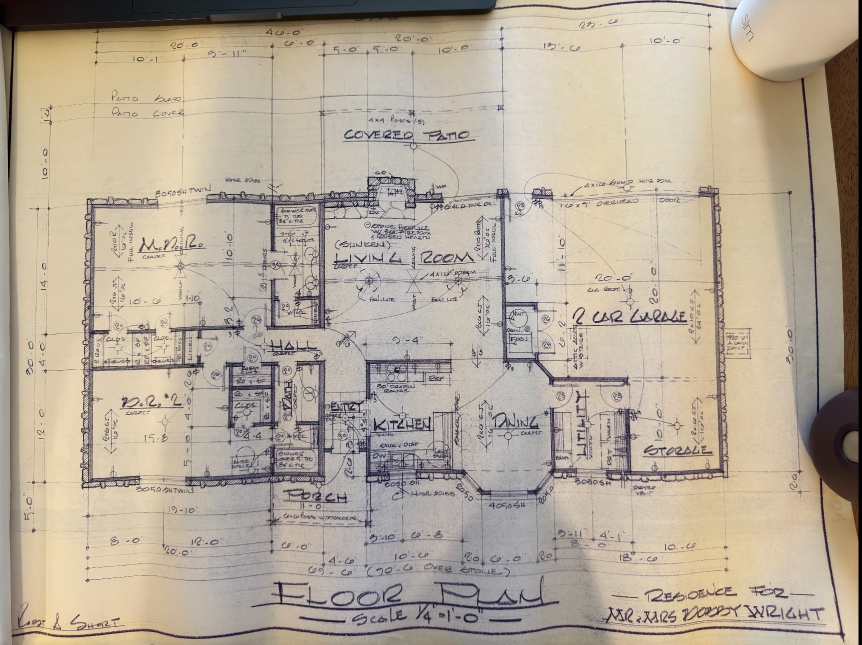
#> input picture geometry-service/tests/fixtures/wright-residence.jpg, 1723 x 1290 px (shown at 1/2 size)
$ python -i preprocess.py   (imports and definitions only)
#> lines starting #> are read from the running program, lines starting #| are printed output that depends on the picture; after the words box and inside, x2 and y2 are one past the last pixel; in counts of white or black regions, pixels touching at a corner belong together
"""Image preprocessing for vision-LLM floor plan analysis.

Pipeline: crop-to-paper (removes desk/mouse/margin dead space so Claude's
normalized coords anchor to the actual drawing) → downscale → CLAHE contrast.
The crop is a best-effort largest-bright-quad detector; if it can't find a
confident paper rectangle it falls back to the original image so a bad crop
never makes things worse.
"""
from __future__ import annotations

import logging

import cv2
import numpy as np

logger = logging.getLogger(__name__)


def prepare_image_for_vision(
    img: np.ndarray, *, max_long_edge: int = 2048
) -> np.ndarray:
    """Crop to paper, downscale, and contrast-normalize a floor plan image."""
    img = _crop_to_paper(img)

    h, w = img.shape[:2]
    long_edge = max(h, w)
    if long_edge > max_long_edge:
        scale = max_long_edge / long_edge
        new_w = round(w * scale)
        new_h = round(h * scale)
        img = cv2.resize(img, (new_w, new_h), interpolation=cv2.INTER_AREA)

    # CLAHE on the luminance channel preserves color while boosting local contrast.
    lab = cv2.cvtColor(img, cv2.COLOR_BGR2LAB)
    l, a, b = cv2.split(lab)
    clahe = cv2.createCLAHE(clipLimit=2.5, tileGridSize=(8, 8))
    l = clahe.apply(l)
    lab = cv2.merge((l, a, b))
    return cv2.cvtColor(lab, cv2.COLOR_LAB2BGR)


def _crop_to_paper(img: np.ndarray) -> np.ndarray:
    """Best-effort: detect the paper rectangle in the photo and crop+warp to it.

    Returns the original image unchanged if no confident quadrilateral is found.
    """
    h, w = img.shape[:2]
    gray = cv2.cvtColor(img, cv2.COLOR_BGR2GRAY)

    # Blur + Otsu threshold separates bright paper from darker desk/background.
    blurred = cv2.GaussianBlur(gray, (9, 9), 0)
    _, thresh = cv2.threshold(blurred, 0, 255, cv2.THRESH_BINARY + cv2.THRESH_OTSU)

    # Morphological close to seal small gaps (mouse shadow edges, fold lines).
    kernel = cv2.getStructuringElement(cv2.MORPH_RECT, (15, 15))
    closed = cv2.morphologyEx(thresh, cv2.MORPH_CLOSE, kernel)

    contours, _ = cv2.findContours(closed, cv2.RETR_EXTERNAL, cv2.CHAIN_APPROX_SIMPLE)
    if not contours:
        logger.info("crop: no contours found, keeping original")
        return img

    image_area = h * w
    largest = max(contours, key=cv2.contourArea)
    paper_area = cv2.contourArea(largest)
    if paper_area < 0.35 * image_area:
        # Paper should fill at least ~35% of the frame in any reasonable scan.
        logger.info("crop: largest contour too small, keeping original")
        return img
    if paper_area > 0.97 * image_area:
        # Already fills the frame — a warp would only shave pixels and distort.
        logger.info("crop: paper already fills frame, keeping original")
        return img

    # Approximate to a polygon and require ~quadrilateral.
    peri = cv2.arcLength(largest, True)
    approx = cv2.approxPolyDP(largest, 0.02 * peri, True)
    if len(approx) != 4:
        logger.info("crop: largest contour has %d corners, keeping original", len(approx))
        return img

    quad = _order_quad(approx.reshape(4, 2).astype(np.float32))
    (tl, tr, br, bl) = quad
    target_w = int(max(np.linalg.norm(br - bl), np.linalg.norm(tr - tl)))
    target_h = int(max(np.linalg.norm(tr - br), np.linalg.norm(tl - bl)))
    if target_w < 400 or target_h < 400:
        logger.info("crop: target size %dx%d too small, keeping original", target_w, target_h)
        return img

    dst = np.array(
        [[0, 0], [target_w - 1, 0], [target_w - 1, target_h - 1], [0, target_h - 1]],
        dtype=np.float32,
    )
    matrix = cv2.getPerspectiveTransform(quad, dst)
    warped = cv2.warpPerspective(img, matrix, (target_w, target_h))
    logger.info("crop: warped %dx%d -> %dx%d", w, h, target_w, target_h)
    return warped


def _order_quad(pts: np.ndarray) -> np.ndarray:
    """Order 4 points as top-left, top-right, bottom-right, bottom-left."""
    # Top-left has smallest sum, bottom-right has largest sum.
    # Top-right has smallest diff (x - y), bottom-left has largest diff.
    s = pts.sum(axis=1)
    d = np.diff(pts, axis=1).ravel()
    return np.array(
        [
            pts[np.argmin(s)],
            pts[np.argmin(d)],
            pts[np.argmax(s)],
            pts[np.argmax(d)],
        ],
        dtype=np.float32,
    )

>>> import cv2
>>> picture = cv2.imread('../tests/fixtures/wright-residence.jpg')
#> picture is the input picture: shape (1290, 1723, 3); mean B, G, R 153.4, 169.6, 181.4
>>> result = prepare_image_for_vision(picture)
#> in _crop_to_paper, `gray = cv2.cvtColor(img, cv2.COLOR_BGR2GRAY)`:
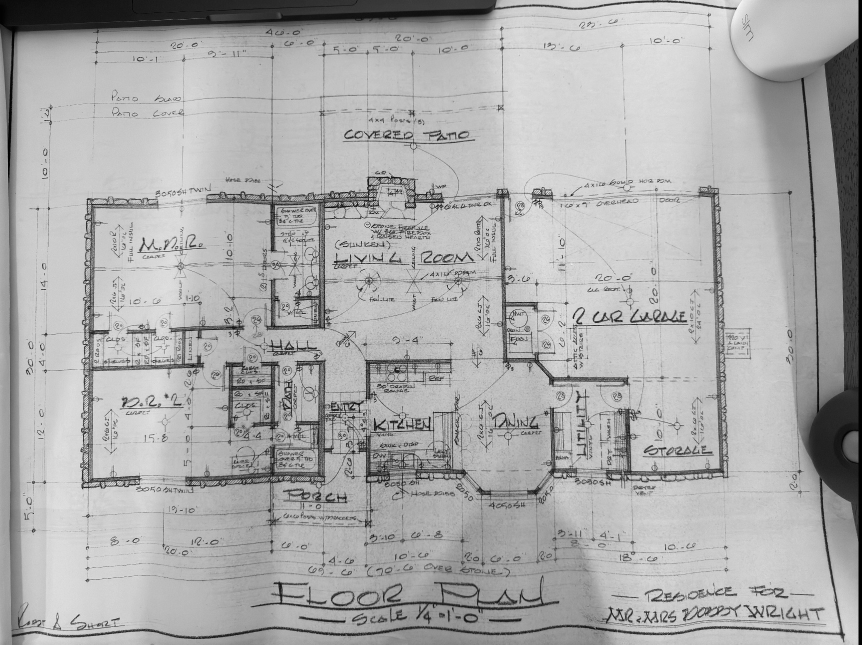
#> gray: shape (1290, 1723) (shown at 1/2 size); min 0, max 250, mean 171.3
#> in _crop_to_paper, `_, thresh = cv2.threshold(blurred, 0, 255, cv2.THRESH_BINARY + cv2.THR..`:
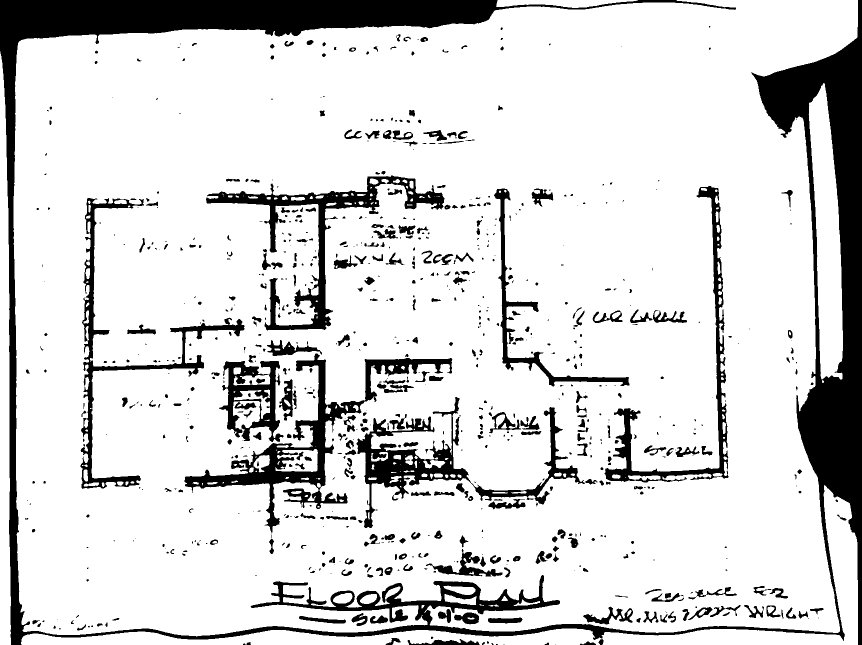
#> thresh: shape (1290, 1723) (shown at 1/2 size); 84.3% white; 799 black regions (391 under 20 px), largest, box (x1, y1, x2, y2) and area: (0, 0, 1723, 1290) 190228, (369, 707, 905, 1067) 24046, (713, 794, 1170, 1056) 19376
#> in _crop_to_paper, `closed = cv2.morphologyEx(thresh, cv2.MORPH_CLOSE, kernel)`:
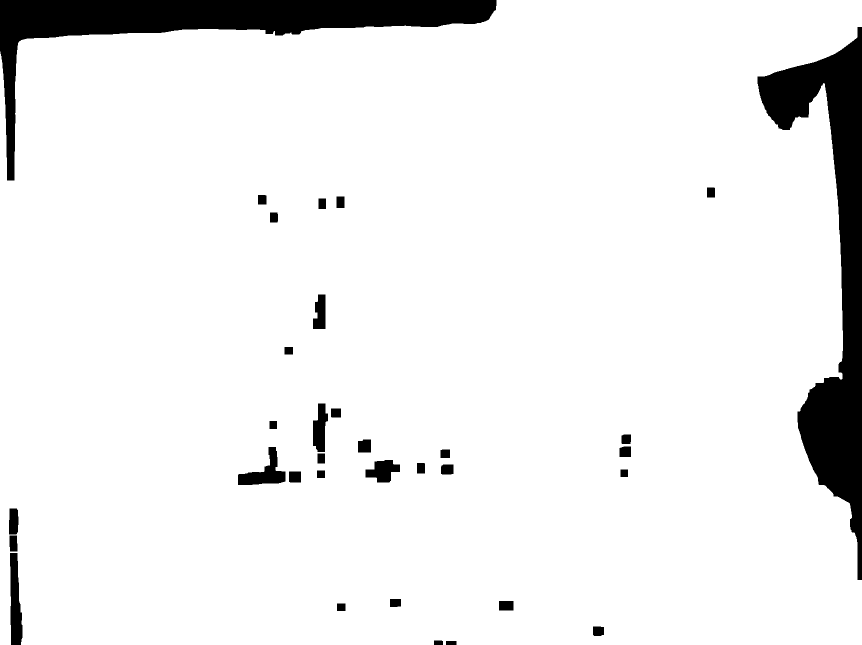
#> closed: shape (1290, 1723) (shown at 1/2 size); 92.7% white; 33 black regions
#> in _crop_to_paper, `contours, _ = cv2.findContours(closed, cv2.RETR_EXTERNAL, cv2.CHAIN_AP..`: contours = 1 contour; box (x1, y1, x2, y2) and area: (0, 0, 1723, 1290) 2075438
#> in _crop_to_paper, `largest = max(contours, key=cv2.contourArea)`: largest = contour of 802 points, box (x1, y1, x2, y2) (0, 0, 1723, 1290), area 2075438
#> in _crop_to_paper, `paper_area = cv2.contourArea(largest)`: paper_area = 2075438.5
#> in _crop_to_paper, `peri = cv2.arcLength(largest, True)`: peri = 7557.1
#> in _crop_to_paper, `approx = cv2.approxPolyDP(largest, 0.02 * peri, True)`: approx = contour of 9 points, box (x1, y1, x2, y2) (0, 0, 1723, 1290), area 2005510
#> in prepare_image_for_vision, `lab = cv2.cvtColor(img, cv2.COLOR_BGR2LAB)`: lab: shape (1290, 1723, 3); mean of channels 0, 1, 2 177.3, 129.8, 137.7
#> in prepare_image_for_vision, `l, a, b = cv2.split(lab)`:
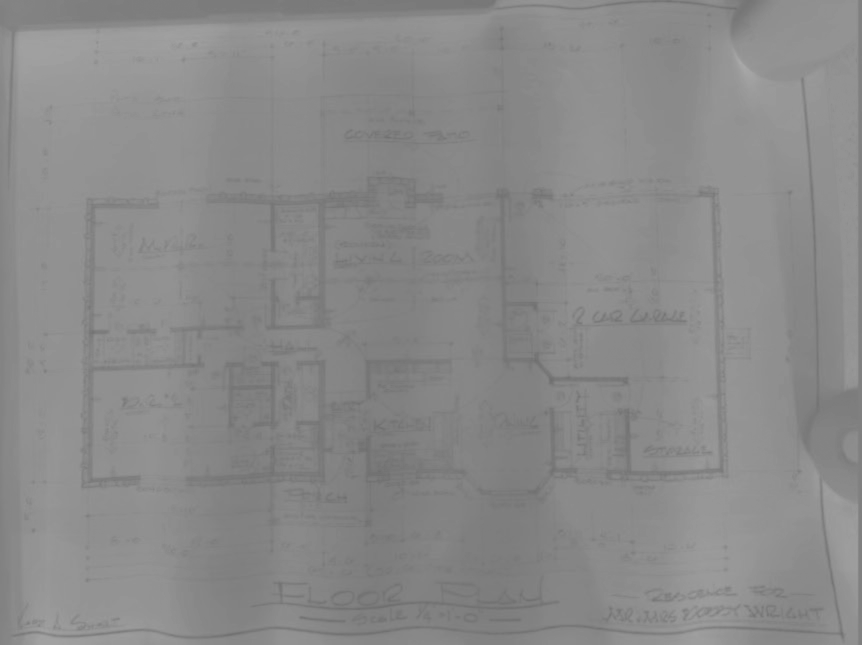
#> b: shape (1290, 1723) (shown at 1/2 size); min 109, max 170, mean 137.7
#> in prepare_image_for_vision, `l = clahe.apply(l)`:
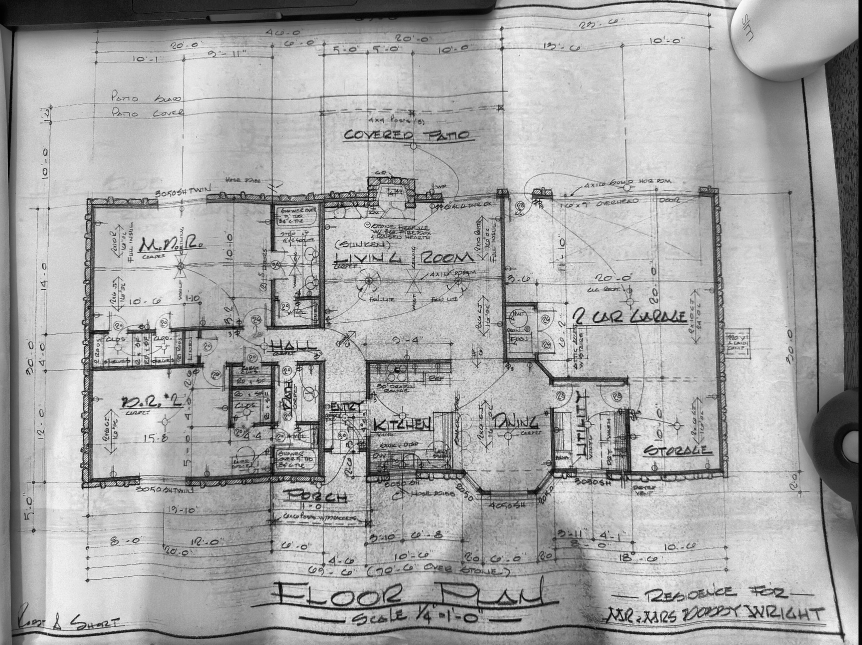
#> l: shape (1290, 1723) (shown at 1/2 size); min 0, max 253, mean 166.9
#> in prepare_image_for_vision, `lab = cv2.merge((l, a, b))`: lab: shape (1290, 1723, 3); mean of channels 0, 1, 2 166.9, 129.8, 137.7
#> in prepare_image_for_vision, `return cv2.cvtColor(lab, cv2.COLOR_LAB2BGR)`:
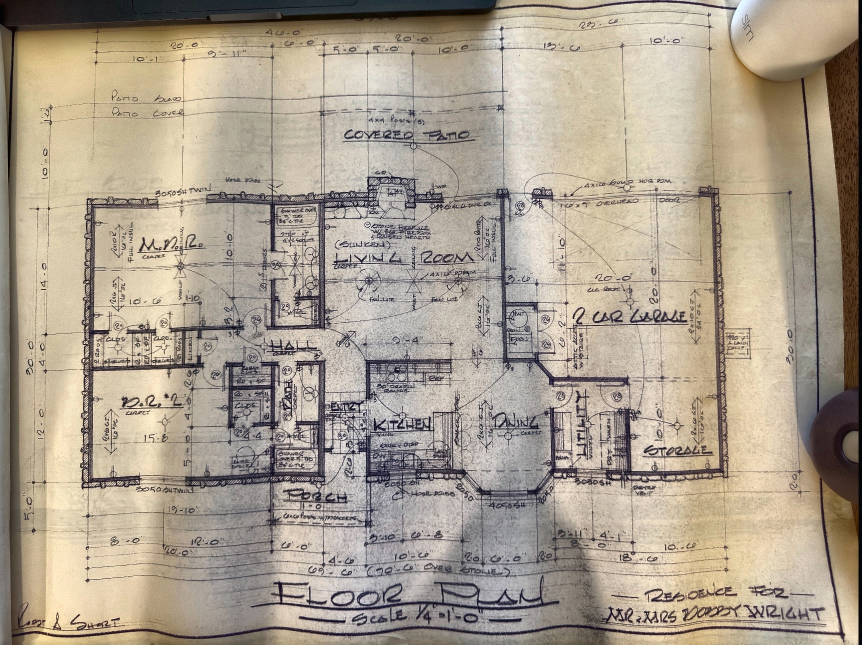
#> returned value: shape (1290, 1723, 3) (shown at 1/2 size); mean B, G, R 143.3, 159.3, 170.9
